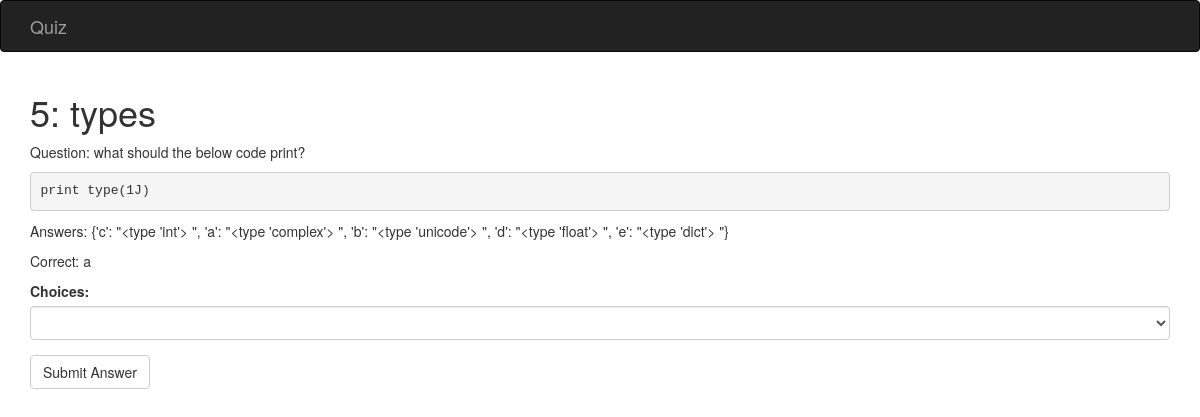
Screenshot of /quiz/5 with the database file from the repository.
### quiz/models.py (models this page shows, shortened)
class Quiz(db.Model):
    id = db.Column(db.Integer, primary_key=True)
    title = db.Column(db.String)
    question = db.Column(db.String)
    code = db.Column(db.String)
    choices = db.Column(db.String)
    correct = db.Column(db.String)
    description = db.Column(db.String)

### quiz/views.py (the view)
@app.route('/quiz/<qid>', methods=['GET', 'POST'])
def quiz(qid):
    if request.method == 'GET':
        quiz = Quiz.query.filter_by(id=qid).first()
        form = QuizForm()
        return render_template('quiz.html', quiz=quiz, form=form)

### quiz/forms.py
class QuizForm(Form):
    answers = SelectField('Choices:')
    submit = SubmitField('Submit Answer')

### quiz/templates/quiz.html (shortened to what this page needs)
{% extends "base.html" %}
{% import 'bootstrap/wtf.html' as wtf %}
{% block page_content %}
<h1>{{ quiz.title }}</h1>
<p>Question: {{ quiz.question }}</p>
<pre>{{ quiz.code }}</pre>
<p>Answers: {{ quiz.choices }}</p>
<p>Correct: {{ quiz.correct }}</p>
{{ wtf.quick_form(form) }}
{% endblock %}

### rows the page displays
Quiz: title "5: types", question "what should the below code print?", code "print type(1J)", choices "{'c': \"<type 'int'> \", 'a': \"<type 'complex'> \", 'b': \"<type 'unicode'> \", 'd': \"<type 'float'> \", 'e': \"<type 'dict'> \"}", correct "a"
